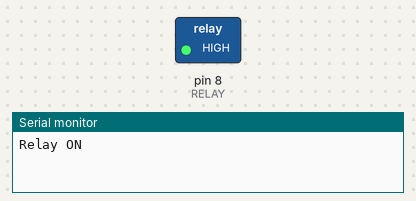
Bench run of a sketch on a simulated Arduino Uno, built with avr-gcc and run on an emulated ATmega328P. Parts: switched loads named in the sketch (green lamp = pin HIGH), the last lines printed to the serial monitor.

Above: at 5.0 s.
At 10.5 s:
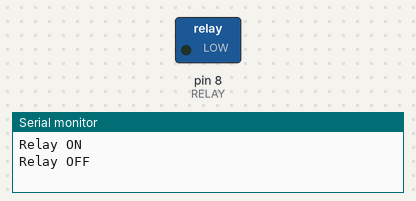
Timing chart, 0 to 14.3 s (numbered marks = the images above):
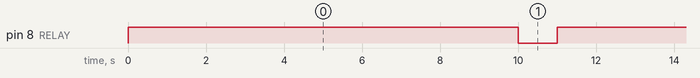

The sketch:

Songle_Relay.ino
```cpp
#define RELAY 8
void setup() {
Serial.begin(9600);
pinMode(RELAY, OUTPUT);
digitalWrite(RELAY,LOW);
}

void loop() {
digitalWrite(RELAY, HIGH);
Serial.println("Relay ON");
delay(10000);
digitalWrite(RELAY, LOW);
Serial.println("Relay OFF");
delay(1000);
}
```

Measured:
- by itself, pin 8 (RELAY): alternates HIGH for 10.0 s and LOW for 1.0 s
